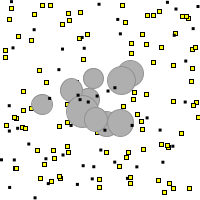
Frame 1 (no input)
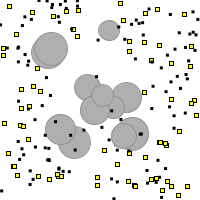
Frame 60 (the mouse pressed at the canvas centre just before this capture)
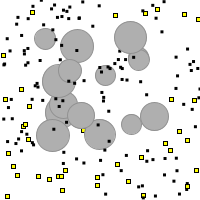
Frame 120 (the mouse held since frame 60 and released just before this capture)

The Processing sketch that drew these frames (run headless with seeded random() and noise(); from frame 60 on, the mouse is pressed at the canvas centre):

// Processing sketch: e02_blobs_mosquitoes_and_food
// ── e02_blobs_mosquitoes_and_food.pde
import java.util.Iterator;

Creature[] NO_CHILDREN = new Creature[0];

FoodSystem fs;
CreatureSystem cs;

void setup() {
  size(200,200);
  fs = new FoodSystem();
  cs = new CreatureSystem();
}

void draw() {
  background(255);
  fs.display();
  cs.display();
  cs.update(); // creatures can *eat*, modifying the food system
  fs.update();
}

class FoodSystem {
  
  ArrayList<FoodPiece> foodPieces = new ArrayList<FoodPiece>();
  
  FoodSystem() {
    while (foodPieces.size() < 100)
      foodPieces.add(new Speck());
  }
  
  void display() {
    for (FoodPiece fp: foodPieces)
      fp.display();
  }
  
  void update() {
    if (random(1) < 0.5 && foodPieces.size() < 200)
      foodPieces.add(new Speck());
  }
  
  Iterator<FoodPiece> iterator() {
    return foodPieces.iterator();
  }
}

interface FoodPiece {
  void display();
  PVector getLocation();
}

class Speck implements FoodPiece {
  
  PVector location;
  
  Speck() {
    location = new PVector(random(width),random(height));
  }
  
  void display() {
    pushMatrix();
    translate(location.x,location.y);
    fill(255,255,0);
    stroke(0);
    rect(0,0,4,4);
    popMatrix();
  }
  
  PVector getLocation() {
    return location.copy();
  }
}

class CreatureSystem {
  
  ArrayList<Creature> creatures = new ArrayList<Creature>();
  
  CreatureSystem() {
    for (int i = 0; i < 100; i++) {
      if (i < 10)
        creatures.add(new Blob());
      if (i < 50)
        creatures.add(new Mosquito());
    }
  }
  
  void display() {
    for (Creature c: creatures)
      c.display();
  }
  
  void update() {
    ArrayList<Creature> children = new ArrayList<Creature>();
    
    Iterator<Creature> it = creatures.iterator();
    while (it.hasNext()) {
      Creature c = it.next();
      if (c.isAlive()) {
        c.update();
        for (Creature child: c.reproduce()) // collect children
          children.add(child);
      } else {
        it.remove();
      }
    }
    
    for (Creature child: children)
      creatures.add(child);
  }
}

interface Creature {
  void display();
  void update();
  Creature[] reproduce(); // for each frame - return empty array if no children
  boolean isAlive();
}

class Blob implements Creature {
  
  float tick = int(random(0,1e4));
  float health = 200;
  
  void display() {
    stroke(145);
    fill(175);
    ellipse(_getX(),_getY(),_getSize(),_getSize());
  }
  
  void update() {
    tick++;
    health--;
    _eat();
  }
  
  Blob[] reproduce() {
    if (random(1) < 0.005)
      return new Blob[]{new Blob()};
    else
      return new Blob[0];
  }
  
  boolean isAlive() {
    return health > 0;
  }
  
  void _eat() {
    // eat food pieces I'm standing above
    Iterator<FoodPiece> it = fs.iterator();
    while (it.hasNext()) {
      FoodPiece fp = it.next();
      if (circleContains(_getLocation(),_getSize()/2,fp.getLocation())) {
        health++;
        it.remove();
      }
    }
  }
  
  PVector _getLocation() {
    return new PVector(_getX(),_getY());
  }
  
  float _getX() {
    return map(noise(tick*0.02),0,1,0,width);
  }
  
  float _getY() {
    return map(noise(1e4+tick*0.02),0,1,0,height);
  }
  
  float _getSize() {
    float min = 20;
    float max = 33;
    return map(sin(tick*0.04),-1,1,min,max);
  }
}

class Mosquito implements Creature {
  
  PVector location;
  PVector velocity;
  
  int health = 100;
  
  Mosquito() {
    location = new PVector(random(0,width),random(0,height));
    velocity = new PVector(random(-1,1),random(-1,1));
  }
  
  Mosquito(PVector location_) {
    location = location_;
    velocity = new PVector(random(-1,1),random(-1,1));
  }
  
  void update() {
    _move();
    _eat();
    _getOlder();
  }
  
  void _move() {
    PVector acceleration = _calculateTotalForce(); // assuming mass = 1
    velocity.add(acceleration);
    location.add(velocity);
    _bounceOnEdges();
  }
  
  PVector _calculateTotalForce() {
    PVector randomForce = PVector.random2D();
    randomForce.mult(0.4);
    
    float speed = velocity.mag();
    PVector airResistance = velocity.copy();
    airResistance.setMag(-0.02*speed*speed);
    
    PVector[] forces = new PVector[]{randomForce,airResistance};
    return sumVectors(forces);
  }
  
  void _bounceOnEdges() {
    // vertical
    if (location.y < 0) {
      location.y = 0;
      velocity.y = abs(velocity.y);
    } else if (location.y > height) {
      location.y = height;
      velocity.y = -abs(velocity.y);
    }
    
    // horizontal
    if (location.x < 0) {
      location.x = 0;
      velocity.x = abs(velocity.x);
    } else if (location.x > width) {
      location.x = width;
      velocity.x = -abs(velocity.x);
    }
  }
  
  void _eat() {
    Iterator<FoodPiece> it = fs.iterator();
    while (it.hasNext()) {
      FoodPiece fp = it.next();
      if (circleContains(location,1.5,fp.getLocation())) {
        health++;
        it.remove();
      }
    }
  }
  
  void _getOlder() {
    health--;
  }
  
  void display() {
    rectMode(CENTER);
    noStroke();
    fill(0);
    rect(location.x,location.y,3,3);
  }
  
  Mosquito[] reproduce() {
    if (random(1) < 0.99*0.01/5.0) {
      Mosquito[] children = new Mosquito[5];
      for (int i = 0; i < children.length; i++) {
        PVector location = this.location.copy();
        PVector diff = PVector.random2D();
        diff.mult(10);
        location.add(diff);
        
        children[i] = new Mosquito(location);
      }
      return children;
    } else {
      return new Mosquito[]{};
    }
  }
  
  boolean isAlive() {
    return health > 0;
  }
}

PVector sumVectors(PVector[] vectors) {
  PVector result = new PVector(0,0);
  for (PVector v: vectors)
    result.add(v);
  return result;
}

boolean circleContains(PVector center, float radius, PVector point) {
  return PVector.sub(point,center).mag() <= radius;
}
